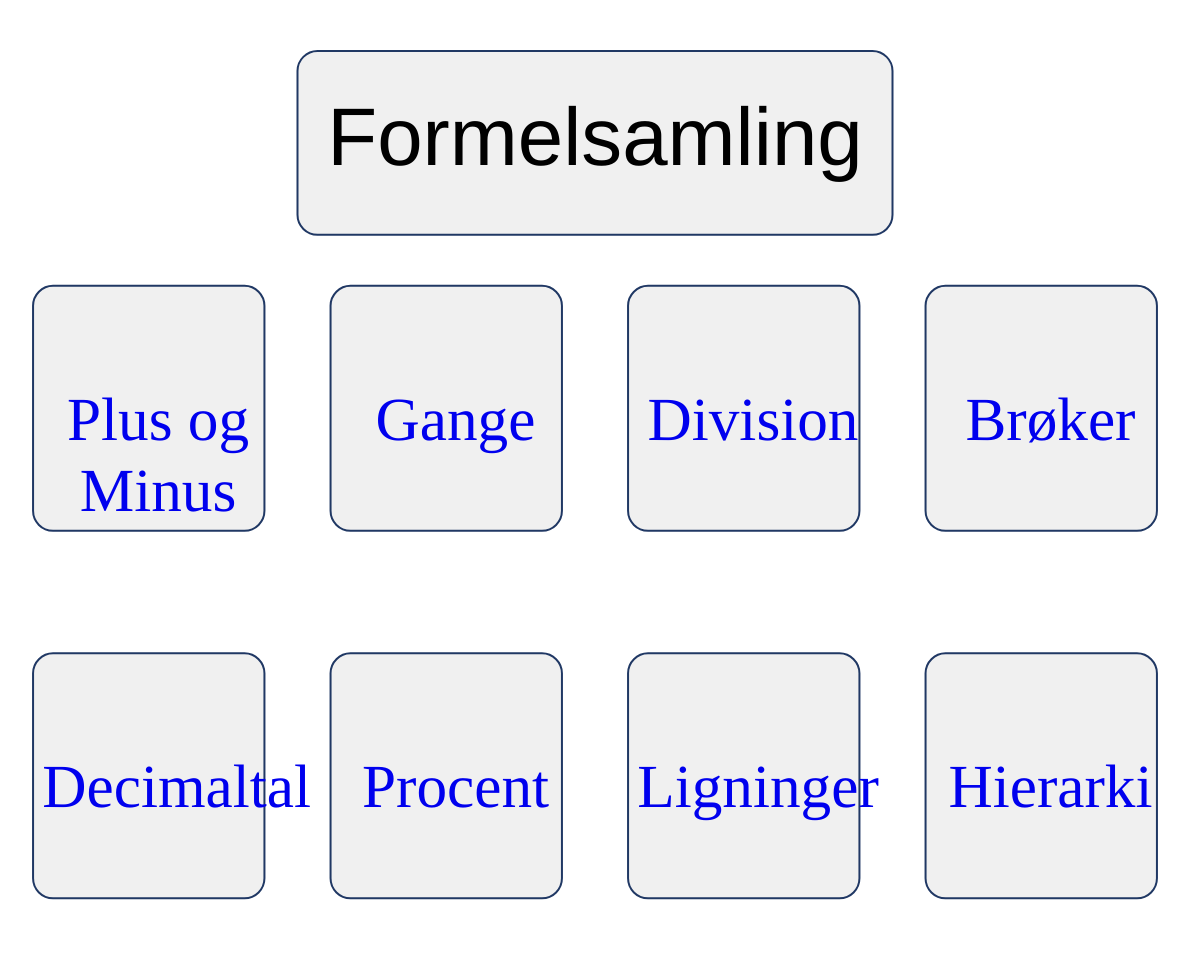
Frame 1 (no input)
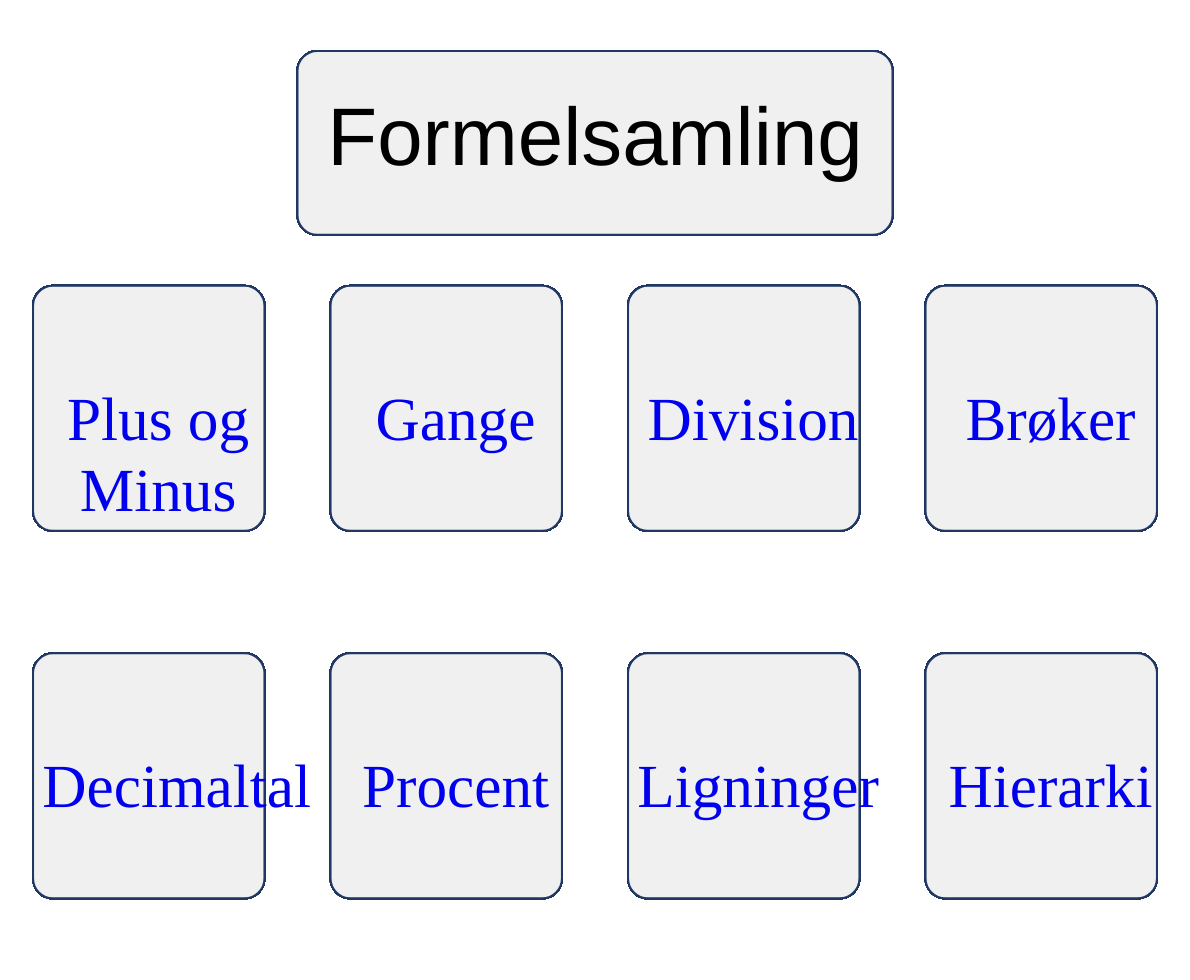
Frame 60 (no input)
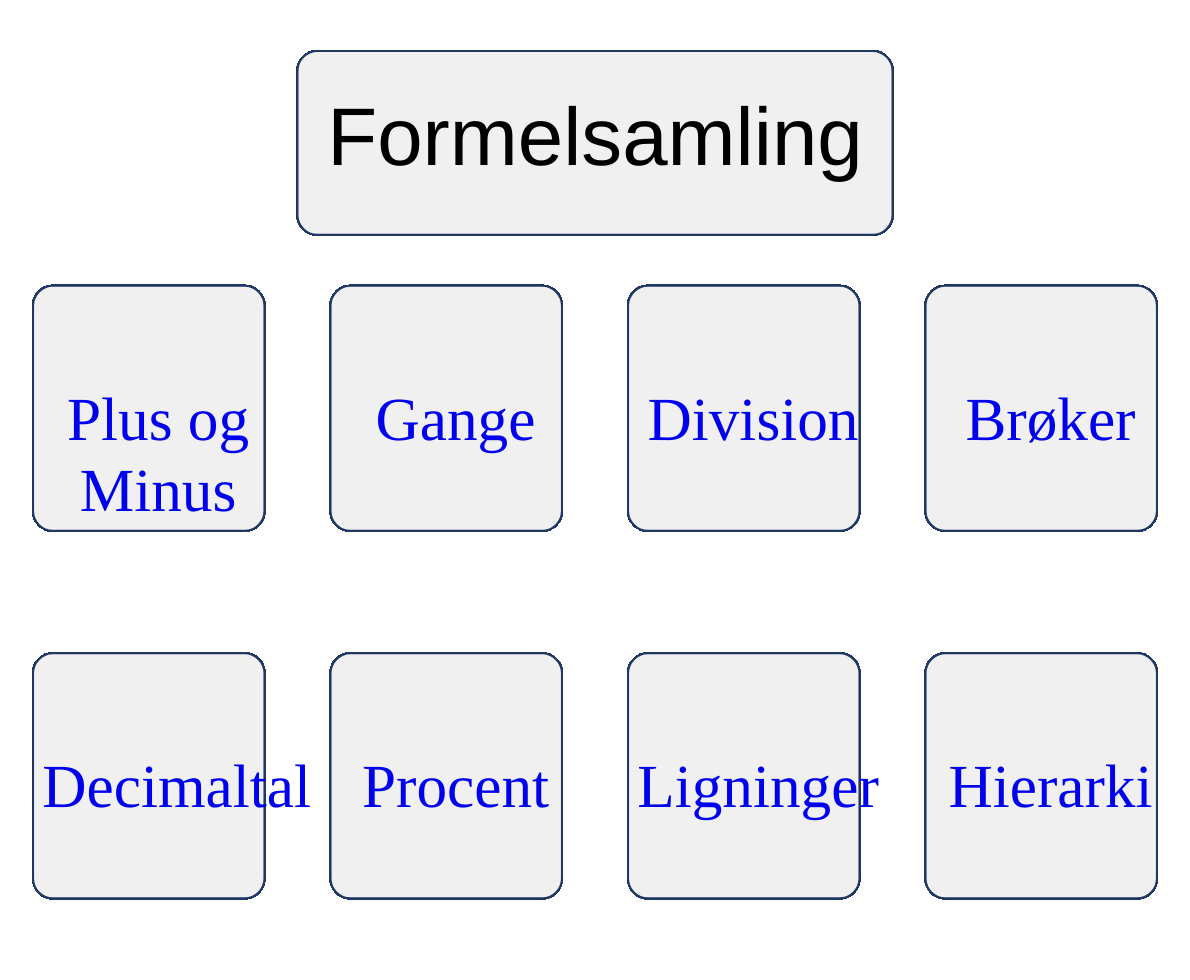
Frame 120 (the mouse pressed at the canvas centre since frame 60)

The p5.js sketch that drew these frames (run headless with seeded random() and noise() and a simulated clock; from frame 60 on, the mouse is pressed at the canvas centre):

// p5.js sketch
// ── sketch.js
let boksWidth;
let boksActualWidth;
let boksHeight;
let boksY;
let plus;
let gange;
let divi;
let brøk;
let deci;
let procent;
let ligning;
let hierarki

function setup() {
  createCanvas(windowWidth - 10, windowHeight - 20);
  plus = createDiv("<a style='text-decoration:none' href='../Formelsamling/Sider/plus_minus.html'>Plus og Minus</a>");
  gange = createDiv("<a style='text-decoration:none' href='../Formelsamling/Sider/gange.html'>Gange</a>");
  divi = createDiv("<a style='text-decoration:none' href='../Formelsamling/Sider/divi.html'>Division</a>");
  brøk = createDiv("<a style='text-decoration:none' href='../Formelsamling/Sider/brøk.html'>Brøker</a>");
  deci = createDiv("<a style='text-decoration:none' href='../Formelsamling/Sider/deci.html'>Decimaltal</a>");
  procent = createDiv("<a style='text-decoration:none' href='../Formelsamling/Sider/procent.html'>Procent</a>");
  ligning = createDiv("<a style='text-decoration:none' href='../Formelsamling/Sider/ligning.html'>Ligninger</a>");
  hierarki = createDiv("<a style='text-decoration:none' href='../Formelsamling/Sider/hierarki.html'>Hierarki</a>");
}

function draw() {
  //background(220)
  bokse();
  knapper();

}

function bokse(){
  boksWidth = (width / 4);
  boksActualWidth = boksWidth - width / 18
  boksHeight = (height / 4);
  boksY = height / 4 + boksHeight / 1.5
  let cornerR = 20;
  
  
  rectMode(CENTER);
  stroke(32, 56, 100);
  strokeWeight(2);
  fill(240)

  rect(width / 2, (boksY - (boksHeight / 2)) / 2, width / 2, boksHeight - (boksHeight / 4), cornerR)

  //Bokse på skærmen, for loop for de 4 øverste
  for(let i = 0; i<=3; i++){
    rect(boksWidth / 2 + (boksWidth * i), boksY, boksActualWidth, boksHeight, cornerR);
  }
  //for loop for de 4 nederste
  for(let i = 0; i<=3; i++){
    rect(boksWidth / 2 + (boksWidth * i), boksY + boksHeight * 1.5, boksWidth - width / 18, boksHeight, cornerR);
  }

  textAlign(CENTER, CENTER);
  textSize(boksHeight / 3)
  noStroke();
  fill(0)
  text('Formelsamling', width / 2, (boksY - (boksHeight / 2)) / 2)

 /* for(let i = 0; i<=3; i++){
  text(textFelter[i], boksWidth / 2 + (boksWidth * i), boksY);
  }
  for(let i = 0; i<=3; i++){
    text(textFelter[i + 4], boksWidth / 2 + (boksWidth * i), boksY + boksHeight * 1.5);
    }
 
  

  /*topBoksYmin = boksY - boksHeight / 2;
  topBoksYmax = topBoksYmin + boksHeight
 
  bundBoksYmin = boksY + boksHeight * 1.5 - boksHeight / 2;
  bundBoksYmax = bundBoksYmin + boksHeight
  
  boks1Xmin = width / 36;
  boks1Xmax = boks1Xmin + boksActualWidth;
  
  boks2Xmin = boks1Xmax + width / 18;
  boks2Xmax = boks2Xmin + boksActualWidth;

  boks3Xmin = boks2Xmax + width / 18;
  boks3Xmax = boks3Xmin + boksActualWidth;

  boks4Xmin = boks3Xmax + width / 18;
  boks4Xmax = boks4Xmin + boksActualWidth;
  
  //console.log(boks1Xmin, boks1Xmax, mouseX);
  //console.log(boks2Xmin, mouseX)
  //Tekst i boksende
  */
}

function knapper(){
  fontsize = boksHeight / 4;
  plus.style('font-size', fontsize + 'px')
  plus.style('text-align: center');
  plus.style('vertical-align: center');

  plus.size(boksActualWidth, boksHeight);
  plus.position(boksWidth / 2 - boksActualWidth / 2 + boksActualWidth / 25, boksY - boksHeight / 10);
  
  gange.style('font-size', fontsize + 'px')
  gange.style('text-align: center');
  gange.style('vertical-align: center');

  gange.size(boksActualWidth, boksHeight);
  gange.position((boksWidth / 2 - boksActualWidth / 2 + boksActualWidth / 25) + boksWidth, boksY - boksHeight / 10);
  
  divi.style('font-size', fontsize + 'px')
  divi.style('text-align: center');
  divi.style('vertical-align: center');

  divi.size(boksActualWidth, boksHeight);
  divi.position((boksWidth / 2 - boksActualWidth / 2 + boksActualWidth / 25) + boksWidth * 2, boksY - boksHeight / 10);
  
  brøk.style('font-size', fontsize + 'px')
  brøk.style('text-align: center');
  brøk.style('vertical-align: center');

  brøk.size(boksActualWidth, boksHeight);
  brøk.position((boksWidth / 2 - boksActualWidth / 2 + boksActualWidth / 25) + boksWidth * 3, boksY - boksHeight / 10);
 
  deci.style('font-size', fontsize + 'px')
  deci.style('text-align: center');
  deci.style('vertical-align: center');

  deci.size(boksActualWidth, boksHeight);
  deci.position(boksWidth / 2 - boksActualWidth / 2 + boksActualWidth / 25, boksY - boksHeight / 10 + boksHeight * 1.5);

  procent.style('font-size', fontsize + 'px')
  procent.style('text-align: center');
  procent.style('vertical-align: center');

  procent.size(boksActualWidth, boksHeight);
  procent.position((boksWidth / 2 - boksActualWidth / 2 + boksActualWidth / 25) + boksWidth * 1, boksY - boksHeight / 10 + boksHeight * 1.5);

  ligning.style('font-size', fontsize + 'px')
  ligning.style('text-align: center');
  ligning.style('vertical-align: center');

  ligning.size(boksActualWidth, boksHeight);
  ligning.position((boksWidth / 2 - boksActualWidth / 2 + boksActualWidth / 25) + boksWidth * 2, boksY - boksHeight / 10 + boksHeight * 1.5);

  hierarki.style('font-size', fontsize + 'px')
  hierarki.style('text-align: center');
  hierarki.style('vertical-align: center');

  hierarki.size(boksActualWidth, boksHeight);
  hierarki.position((boksWidth / 2 - boksActualWidth / 2 + boksActualWidth / 25) + boksWidth * 3, boksY - boksHeight / 10 + boksHeight * 1.5);
}

// ── Formelsamling_forside.html
<!DOCTYPE html>
<html lang="en">
<head>
    <meta charset="UTF-8">
    <meta http-equiv="X-UA-Compatible" content="IE=edge">
    <meta name="viewport" content="width=device-width, initial-scale=1.0">
    <title>Formelsamling</title>
<style>
    body {
        background: url('../Formelsamling/assets/rummet_baggrund2.png');
        background-attachment: fixed;
        background-size: 100%, 100%;
    }
</style>
</head>
</body>

    <script src="sketch.js"></script><script src="/Formelsamling/libraries/p5.min.js"></script>
</body>
</html>
// ── formelsamling.css
html, body {
    margin: 0;
    padding: 0;
  }
  
  canvas {
    display: block;
    height: auto;
    width: auto;
  }
  
